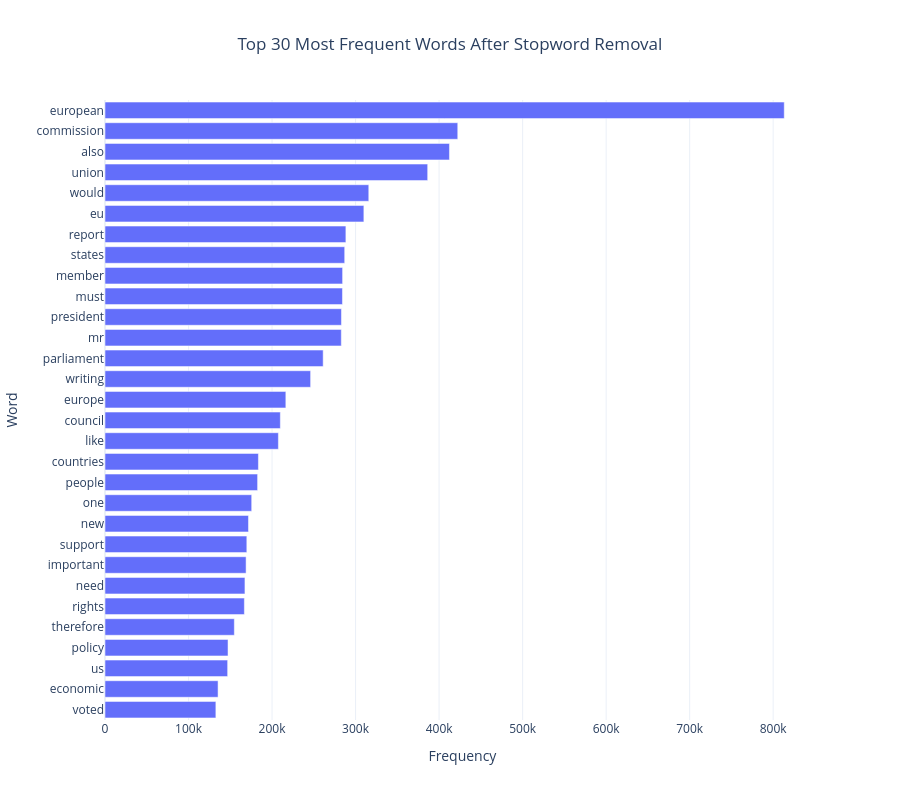

Notebook cell for this chart:
### Code cell
import plotly.express as px


import sys
import nbformat

print("Python interpreter:", sys.executable)
print("nbformat version:", nbformat.__version__)
print("nbformat location:", nbformat.__file__)

# Select the top 30 most frequent words.
top_n_words = top_100_words.head(30).sort_values(
    by="frequency",
    ascending=True
)

# Create an interactive horizontal bar chart.
fig = px.bar(
    top_n_words,
    x="frequency",
    y="word",
    orientation="h",
    title="Top 30 Most Frequent Words After Stopword Removal",
    labels={
        "frequency": "Frequency",
        "word": "Word"
    },
    hover_data={"frequency": ":,"}
)

# Improve the chart layout.
fig.update_layout(
    template="plotly_white",
    title_x=0.5,
    xaxis_title="Frequency",
    yaxis_title="Word",
    height=800
)

# Display the chart.
fig.show()

### Figure 1 — Plotly figure (JSON) as saved in the notebook; plotly's stock layout.template omitted (floating-point values rounded to 4 significant figures)
{"data": [{"hovertemplate": "Frequency=%{x:,}<br>Word=%{y}<extra></extra>", "legendgroup": "", "marker": {"color": "#636efa", "pattern": {"shape": ""}}, "name": "", "orientation": "h", "showlegend": false, "textposition": "auto", "type": "bar", "x": [132746, 135372, 146848, 147290, 154844, 166859, 167555, 168933, 169796, 171785, 175627, 182703, 183675, 207599, 209928, 216523, 246175, 261211, 282935, 283094, 284308, 284475, 286997, 288410, 309939, 315818, 386348, 412415, 422359, 813266], "xaxis": "x", "y": ["voted", "economic", "us", "policy", "therefore", "rights", "need", "important", "support", "new", "one", "people", "countries", "like", "council", "europe", "writing", "parliament", "mr", "president", "must", "member", "states", "report", "eu", "would", "union", "also", "commission", "european"], "yaxis": "y"}], "layout": {"barmode": "relative", "height": 800, "legend": {"tracegroupgap": 0}, "title": {"text": "Top 30 Most Frequent Words After Stopword Removal", "x": 0.5}, "xaxis": {"anchor": "y", "domain": [0, 1], "title": {"text": "Frequency"}}, "yaxis": {"anchor": "x", "domain": [0, 1], "title": {"text": "Word"}}}}
